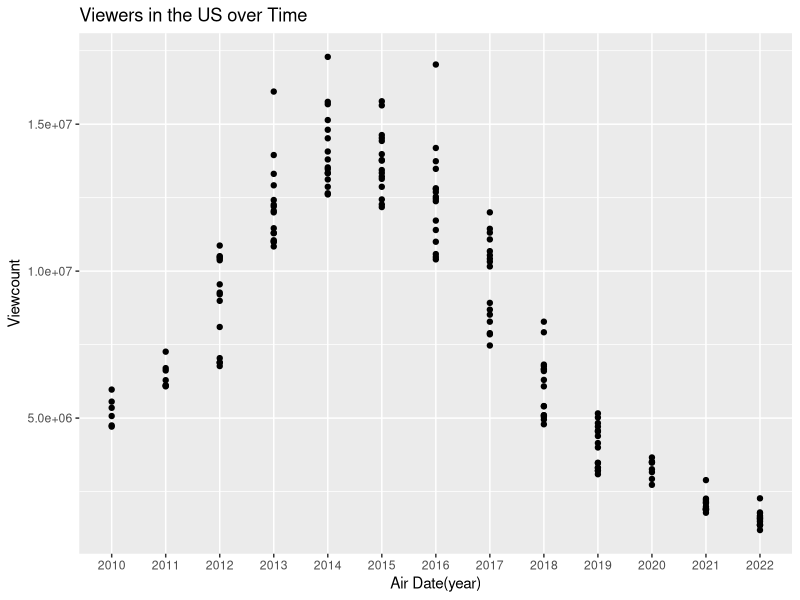
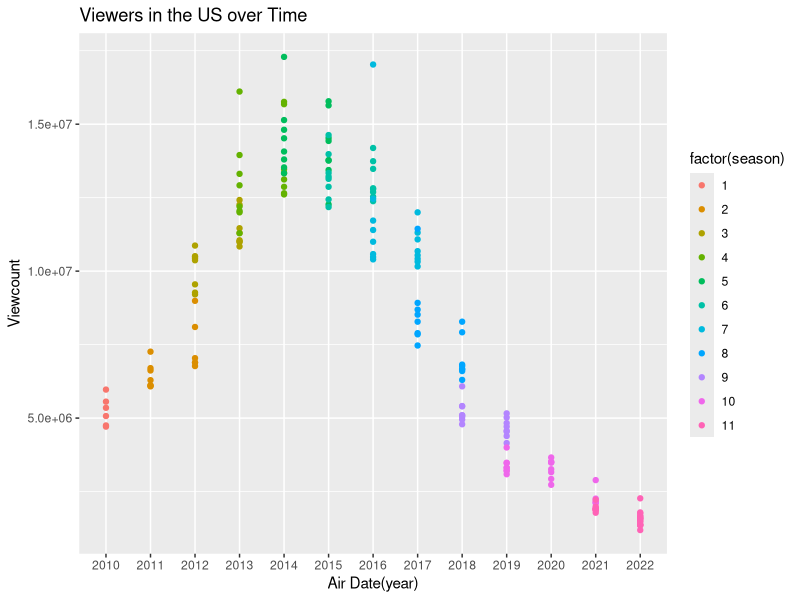
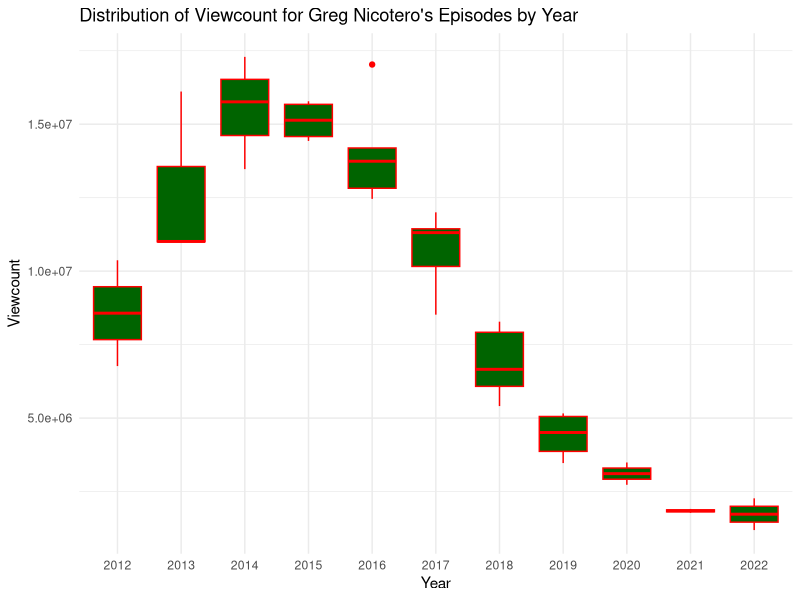
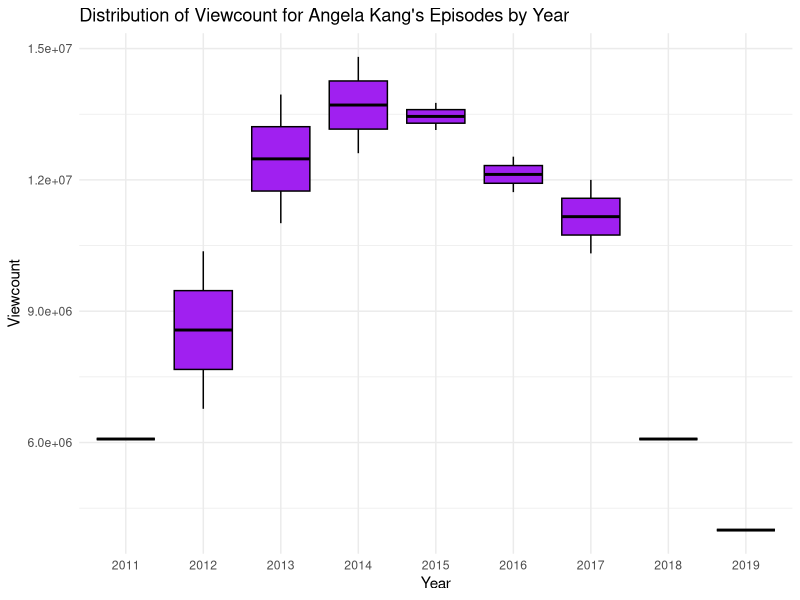
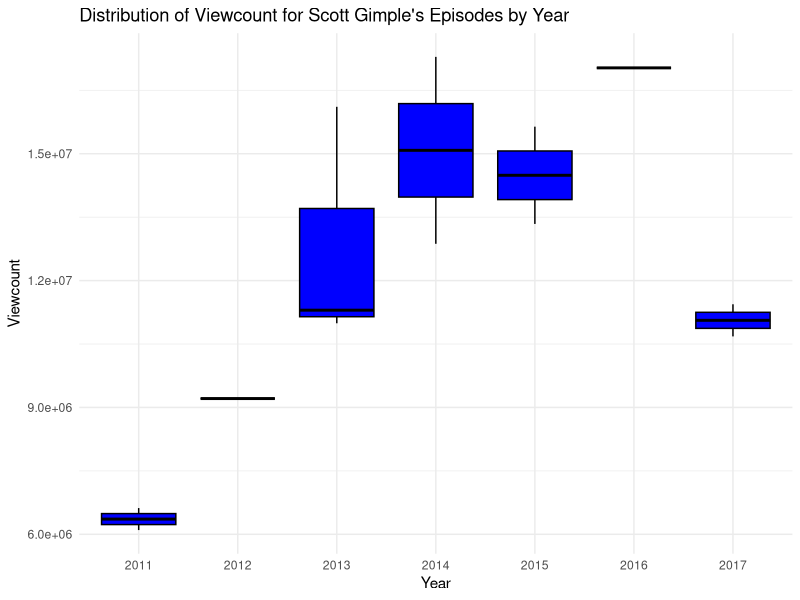
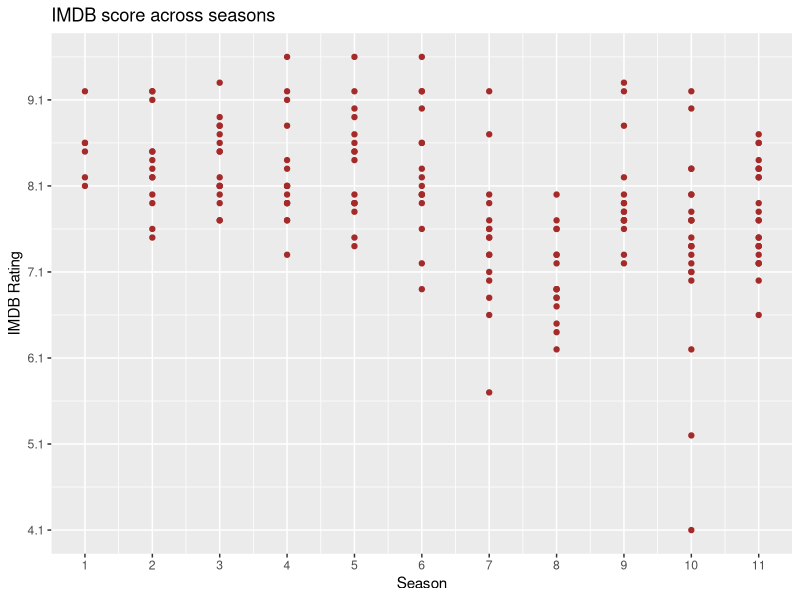
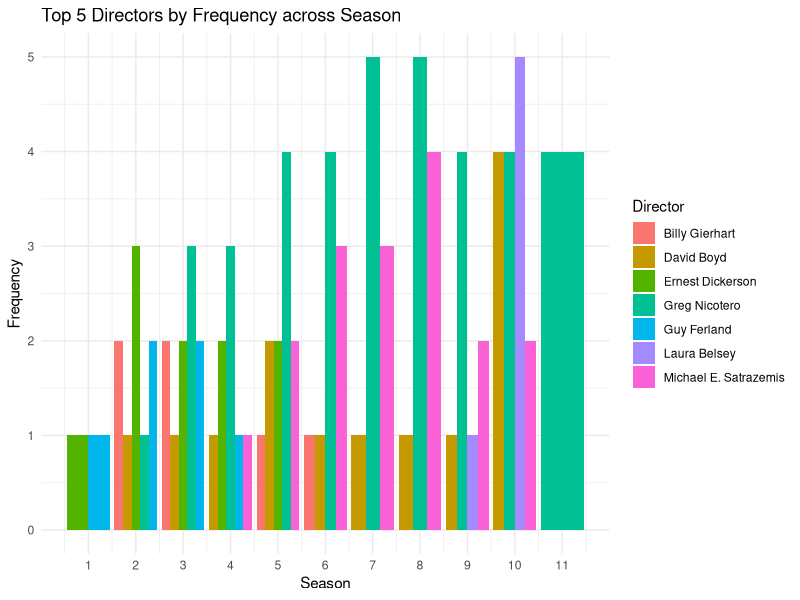
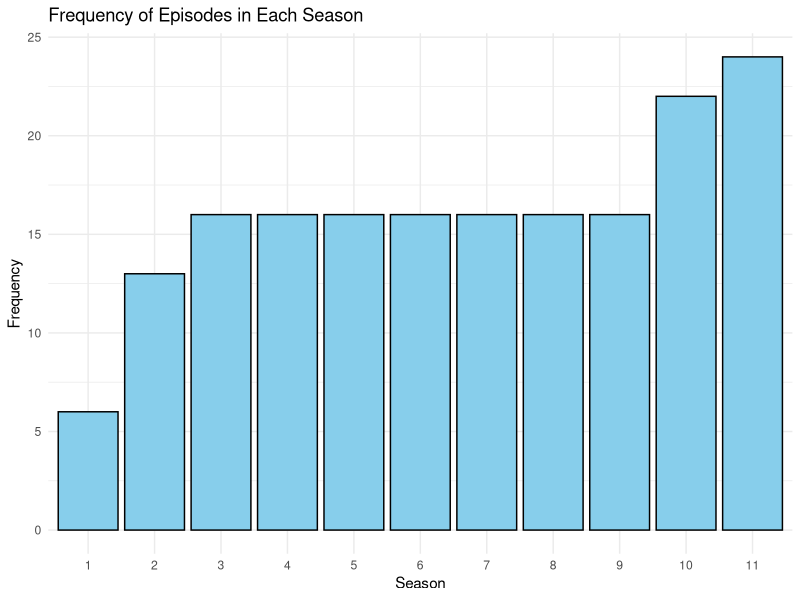

The R script that drew these images, in order:
## ---- chunk 1
library(tidyverse)
library(ggplot2)
twd_episodes <- read.csv("the_walking_dead_episodes.csv")
twd_episodes$season <- as.double(twd_episodes$season)
glimpse(twd_episodes)
## ---- chunk 2
twd_episodes$original_air_date <- as.Date(twd_episodes$original_air_date, format = "%Y-%m-%d")
# extract year
twd_episodes$air_year<- format(twd_episodes$original_air_date, "%Y")
# plot
ggplot(data=twd_episodes, #data layer
       mapping = aes(x=air_year, y=us_viewers)) +
  geom_point() + #geometric layer
  labs(title="Viewers in the US over Time",
       x= "Air Date(year)", y= "Viewcount")
## ---- chunk 3
library(ggplot2)
ggplot(data=twd_episodes, #data layer
       mapping = aes(x=air_year, y=us_viewers, color=factor(season))) +
  geom_point() + #geometric layer
  labs(title="Viewers in the US over Time",
       x= "Air Date(year)", y= "Viewcount")
## ---- chunk 4
twd_episodes %>% group_by(directed_by) %>% summarise(episode_count=n(),average_viewcount=mean(us_viewers)) %>% arrange(desc(episode_count))
## ---- chunk 5
library(ggplot2)
greg_nicotero <- twd_episodes[twd_episodes$directed_by == "Greg Nicotero",]
ggplot(greg_nicotero, aes(x = factor(air_year), y = us_viewers)) +
  geom_boxplot(fill = "darkgreen", color="red") +
  labs(title = "Distribution of Viewcount for Greg Nicotero's Episodes by Year",
       x = "Year",
       y = "Viewcount") +
  theme_minimal()
## ---- chunk 6
library(tidyverse)
twd_episodes %>% group_by(written_by) %>% summarise(episode_count=n(),average_viewcount=mean(us_viewers)) %>% arrange(desc(episode_count))
## ---- chunk 7
library(ggplot2)
angela_kang <- twd_episodes[twd_episodes$written_by == "Angela Kang",]
ggplot(angela_kang, aes(x = factor(air_year), y = us_viewers)) +
  geom_boxplot(fill = "purple", color="black") +
  labs(title = "Distribution of Viewcount for Angela Kang's Episodes by Year",
       x = "Year",
       y = "Viewcount") +
  theme_minimal()
## ---- chunk 8
library(ggplot2)
scott <- twd_episodes[twd_episodes$written_by == "Scott M. Gimple",]
ggplot(scott, aes(x = factor(air_year), y = us_viewers)) +
  geom_boxplot(fill = "blue", color="black") +
  labs(title = "Distribution of Viewcount for Scott Gimple's Episodes by Year",
       x = "Year",
       y = "Viewcount") +
  theme_minimal()
## ---- chunk 9
twd_imdb <- read.csv("the_walking_dead_imdb.csv")
summary_stats <- twd_imdb %>%
  group_by(season) %>%
  summarise(
    mean_imdb = mean(imdb_rating),
    min_imdb = min(imdb_rating),
    max_imdb = max(imdb_rating)
  )
summary_stats
## ---- chunk 10
twd_imdb <- read.csv("the_walking_dead_imdb.csv")
ggplot(data=twd_imdb, #data layer
       mapping = aes(x=season, y=imdb_rating)) +
  geom_point(color="brown") + #geometric layer
  labs(title= "IMDB score across seasons",
       x= "Season", y= "IMDB Rating") +
scale_x_continuous(breaks = seq(min(twd_imdb$season), max(twd_imdb$season), by = 1)) +
  scale_y_continuous(breaks = seq(min(twd_imdb$imdb_rating), max(twd_imdb$imdb_rating), by = 1))
## ---- chunk 11
director_freq <- twd_episodes %>% group_by(directed_by) %>% summarise(count=n()) %>% arrange(desc(count)) %>% top_n(5)
top_dir <- twd_episodes %>% filter(directed_by %in% director_freq$directed_by)
# plot 
ggplot(top_dir, aes(x = season, fill = directed_by)) +
  geom_bar(position = "dodge") +
  labs(title = "Top 5 Directors by Frequency across Season",
       x = "Season",
       y = "Frequency",
       fill = "Director") +
  theme_minimal() +   scale_x_continuous(breaks = unique(top_dir$season))
## ---- chunk 12
season_counts <- table(twd_episodes$season)
season_counts_df <- as.data.frame(season_counts)
names(season_counts_df) <- c("Season", "Frequency")
ggplot(data = season_counts_df, aes(x = Season, y = Frequency)) +
  geom_bar(stat = "identity", fill = "skyblue", color = "black") +
  labs(title = "Frequency of Episodes in Each Season",
       x = "Season", y = "Frequency") +
  theme_minimal()

